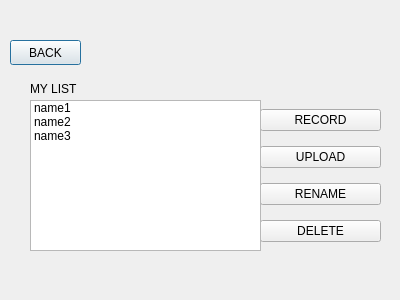
<?xml version="1.0" encoding="UTF-8"?>
<ui version="4.0">
 <class>Dialog</class>
 <widget class="QDialog" name="Dialog">
  <property name="geometry">
   <rect>
    <x>0</x>
    <y>0</y>
    <width>400</width>
    <height>300</height>
   </rect>
  </property>
  <property name="windowTitle">
   <string>Dialog</string>
  </property>
  <widget class="QPushButton" name="pushButton_5">
   <property name="geometry">
    <rect>
     <x>10</x>
     <y>40</y>
     <width>71</width>
     <height>25</height>
    </rect>
   </property>
   <property name="text">
    <string>BACK</string>
   </property>
  </widget>
  <widget class="QLabel" name="label">
   <property name="geometry">
    <rect>
     <x>30</x>
     <y>80</y>
     <width>151</width>
     <height>17</height>
    </rect>
   </property>
   <property name="text">
    <string>MY LIST</string>
   </property>
  </widget>
  <widget class="QWidget" name="layoutWidget">
   <property name="geometry">
    <rect>
     <x>260</x>
     <y>100</y>
     <width>121</width>
     <height>151</height>
    </rect>
   </property>
   <layout class="QVBoxLayout" name="verticalLayout">
    <item>
     <widget class="QPushButton" name="pushButton">
      <property name="text">
       <string>RECORD</string>
      </property>
     </widget>
    </item>
    <item>
     <widget class="QPushButton" name="pushButton_2">
      <property name="text">
       <string>UPLOAD</string>
      </property>
     </widget>
    </item>
    <item>
     <widget class="QPushButton" name="pushButton_3">
      <property name="text">
       <string>RENAME</string>
      </property>
     </widget>
    </item>
    <item>
     <widget class="QPushButton" name="pushButton_4">
      <property name="text">
       <string>DELETE</string>
      </property>
     </widget>
    </item>
   </layout>
  </widget>
  <widget class="QListWidget" name="listWidget">
   <property name="geometry">
    <rect>
     <x>30</x>
     <y>100</y>
     <width>231</width>
     <height>151</height>
    </rect>
   </property>
   <item>
    <property name="text">
     <string>name1</string>
    </property>
   </item>
   <item>
    <property name="text">
     <string>name2</string>
    </property>
   </item>
   <item>
    <property name="text">
     <string>name3</string>
    </property>
   </item>
  </widget>
 </widget>
 <resources/>
 <connections/>
</ui>
